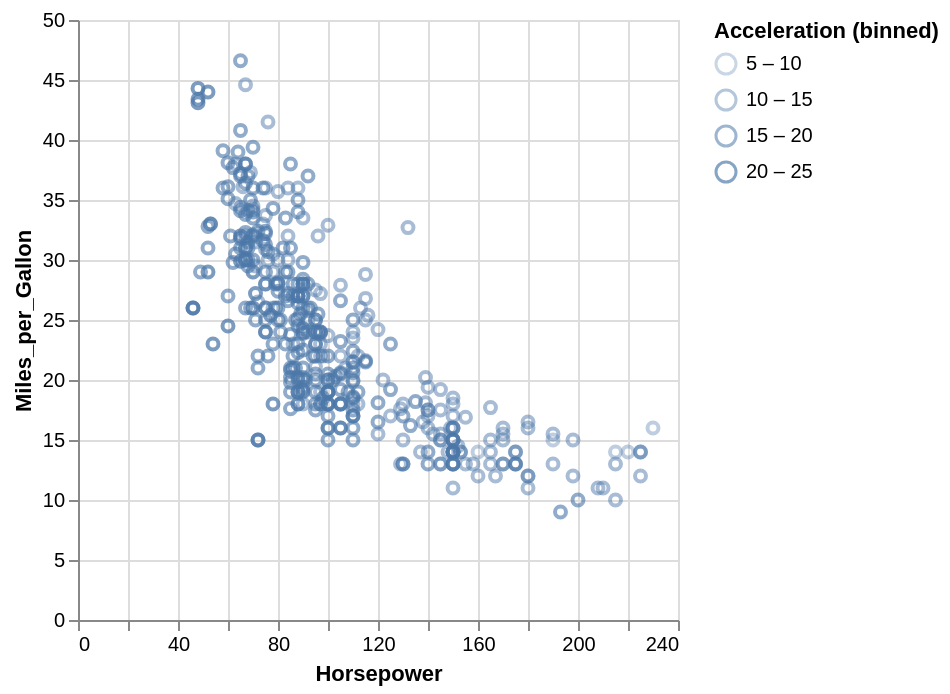

Describe this chart as a Vega-Lite specification.
### Vega-Lite specification from a JSON file in a GitHub repository (floating-point values rounded to 4 significant figures; data arrays with more than 128 entries replaced by an {"elided": "..."} marker saying what was removed)
{"$schema": "https://vega.github.io/schema/vega-lite/v4.json", "description": "A scatterplot showing horsepower and miles per gallons with binned acceleration on opacity.", "data": {"values": {"elided": "406 records"}}, "mark": "point", "encoding": {"x": {"field": "Horsepower", "type": "quantitative"}, "y": {"field": "Miles_per_Gallon", "type": "quantitative"}, "opacity": {"bin": true, "field": "Acceleration"}}}
